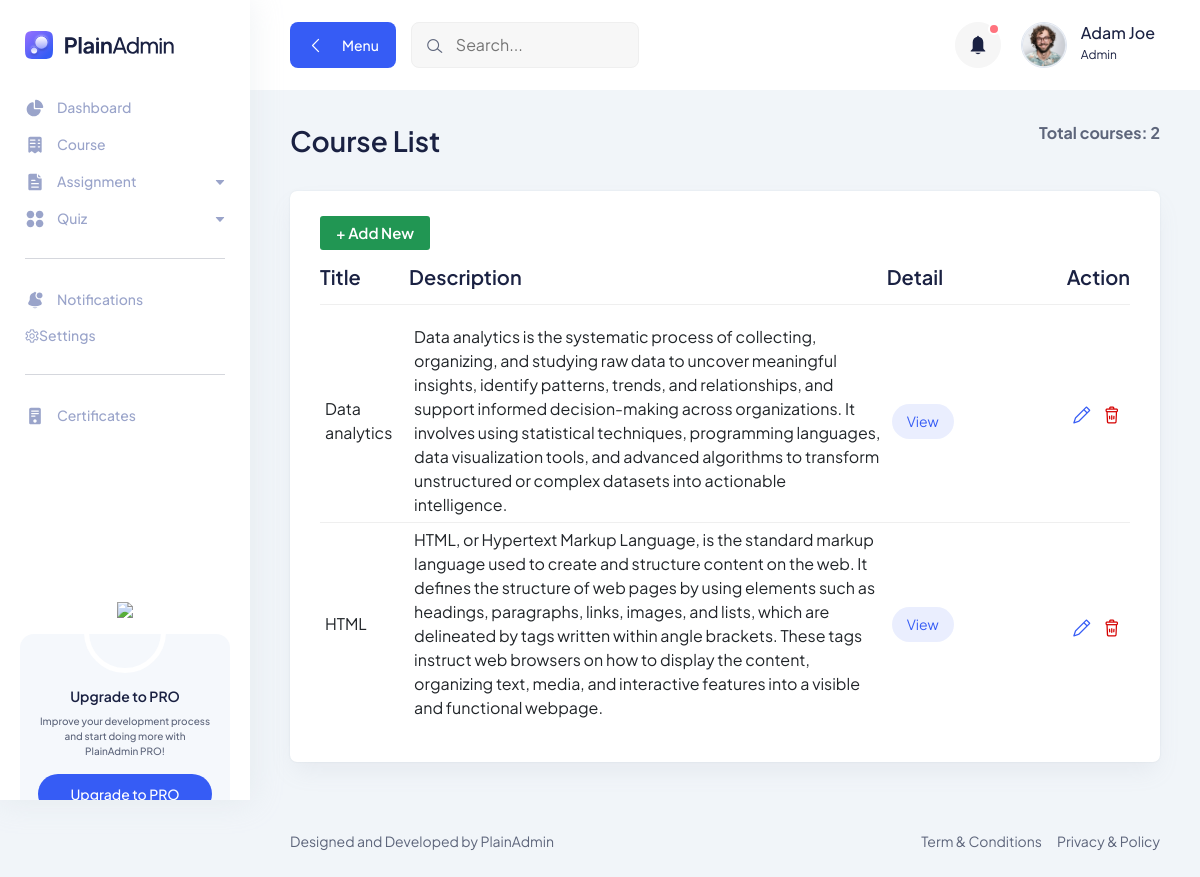
/course/, run on an earlier commit of the app's database.
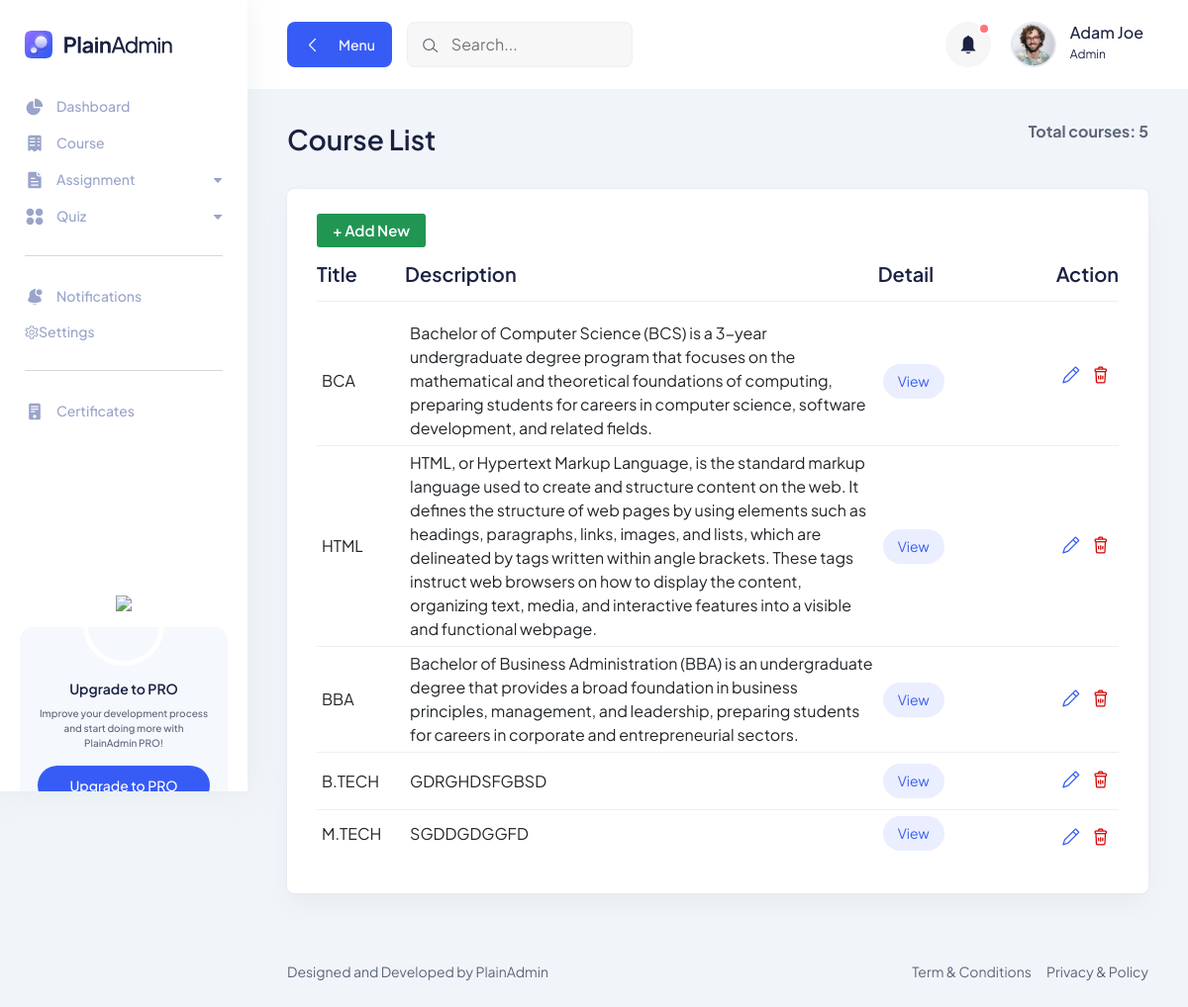
And on a later commit of the database.
### learning_hub_app/models.py (models this page shows, shortened)
class Course(models.Model):
    title = models.CharField(max_length=200)
    description = models.TextField(default="")
    instructor = models.CharField(max_length=50)

### learning_hub_app/views.py (the view)
# urls.py: path("course/", courses_list, name='courses_list'),
def courses_list(request):
    all_course = Course.objects.all()
    return render(request,'teacher/course_list.html',{'course':all_course})

### learning_hub_app/templates/teacher/course_list.html
{% extends 'student/basefile.html' %}
{% block body %}
      <section class="table-components">
        <div class="container-fluid">
          <div class="title-wrapper pt-30">
            <div class="row align-items-center">
              <div class="col-md-6">
                <div class="title">
                  <h2>Course List</h2>
                </div>
              </div>
              <div class="col-md-6">
                <div class="breadcrumb-wrapper">
                  <nav aria-label="breadcrumb">
                    <ol class="breadcrumb">
                        <p class="total" style="margin: 0; font-weight: bold;">Total courses: {{ course|length }}</p>
                    </ol>
                  </nav>
                </div>
              </div>
            </div>
          </div>
          <div class="tables-wrapper">
            <div class="row">
              <div class="col-lg-12">
                <div class="card-style mb-30">
                  <a href="{% url 'add_course' %}"  class="main-btn success-btn btn-hover"  style="font-size: 15px; font-weight: 600; padding: 4px 15px;">+ Add New</a>
                  <div class="table-wrapper table-responsive">
                    <table class="table">
                      <thead>
                        <tr>
                          <th style="width:11%;" >
                            <h4>Title</h4>
                          </th>
                          <th class="lead-email">
                            <h4>Description</h4>
                          </th>
                          <th class="lead-company">
                            <h4>Detail</h4>
                          </th>
                          <th>
                            <h4>Action</h4>
                          </th>
                        </tr>
                      </thead>
                      <tbody>
                         {% for a in course %}
                        <tr>
                          <td class="min-width">
                            {{ a.title }}
                          </td>
                          <td class="min-width">
                           {{ a.description }}
                          </td>
                          <td class="min-width">
                           <a href="{% url 'course_detail' a.id %}" class="status-btn active-btn">View</a>
                          </td>
                          <td>
                            <div class="action">
                              <button class="edit">
                                <a href="{% url 'edit_course' a.id %}" class="text-primary">
                                  <i class="lni lni-pencil"></i>
                                </a>
                              </button>
                              <button class="text-danger">
                                <a href="{% url 'delete_course' a.id %}" class="text-danger"
                                onclick="return confirm('Are you sure you want to delete this course?');">
                                  <i class="lni lni-trash-can"></i>
                                </a>
                              </button>
                            </div>
                          </td>
                        </tr>
                        {% empty %}
                        <tr>
                          <td colspan="5">No courses available.</td>
                        </tr>
                        {% endfor %}
                      </tbody>
                    </table>
                  </div>
                </div>
              </div>
            </div>
          </div>
        </div>
      </section>
{% endblock %}

What changed in the data, as far as the page shows it:
changed Course: title "Data analytics" → "BCA"; description "Data analytics is the systematic process of collecting, organizing, and studying raw data to uncover meaningful insights, identify patterns, trends, and relationships, and support informed decision-making across organizations. It involves using statistical techniques, programming languages, data visualization tools, and advanced algorithms to transform unstructured or complex datasets into actionable intelligence." → "Bachelor of Computer Science (BCS) is a 3-year undergraduate degree program that focuses on the mathematical and theoretical foundations of computing, preparing students for careers in computer science, software development, and related fields."
added Course: title "BBA", description "Bachelor of Business Administration (BBA) is an undergraduate degree that provides a broad foundation in business principles, management, and leadership, preparing students for careers in corporate and entrepreneurial sectors."
added Course: title "B.TECH", description "GDRGHDSFGBSD"
added Course: title "M.TECH", description "SGDDGDGGFD"
Also different on the page:
{{ course|length }}: "2" → "5"
